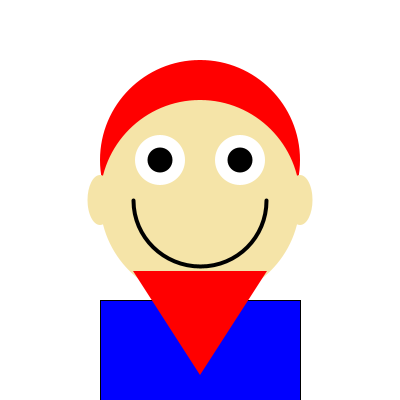
Frame 1 (no input)
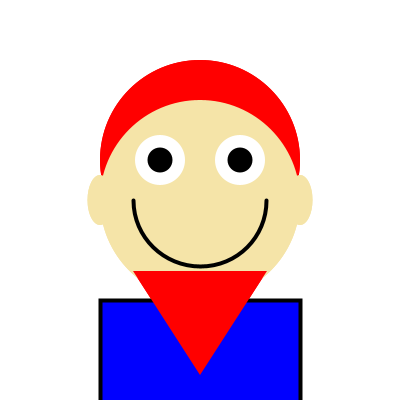
Frame 2 (the mouse pressed at the canvas centre, redrawn once)

The Processing sketch that drew these frames (run headless with seeded random() and noise(); the mouse was pressed at the canvas centre and the sketch redrawn once):

// Processing sketch: FACE
// ── FACE.pde
// Drawing Face

void setup()
{
  size(400, 400);
  background(255);

  ellipseMode(CENTER);
  rectMode(CENTER);

  noLoop();
}

void draw()
{
  fill(0,0,255);
  rect(width/2, height, width/2, height/2);                          // body
  
  noStroke();
  fill(255,0,0);
  ellipse(width/2, height/2.5, width/2, height/2);                   // Hair
  
  fill(245,228,168);
  ellipse(width/4, height/2, width/16, height/8);                    // Ears
  ellipse(width - width/4, height/2, width/16, height/8);

  ellipse(width/2, height/2, width/2, height/2);                     // BASE
  
  //fill(255,255,255);
  fill(255);
  ellipse(width/2.5, height/2.5, width/8, height/8);
  ellipse(width - width/2.5, height/2.5, width/8, height/8);         // Eyeballs
  
  fill(0,0,0);
  ellipse(width/2.5, height/2.5, width/16, height/16);
  ellipse(width - width/2.5, height/2.5, width/16, height/16);       // Puplis 

  fill(255, 0, 0);                                                   // Beard
  triangle(width/3, height - height/3.1, width - width/3, height - height/3.1, width/2, height - height/16);
  
  stroke(0);
  strokeWeight(4); 
  noFill();
  arc(width/2, height/2, width/3, height/3, 0, PI);                  // Mouth
  
}
